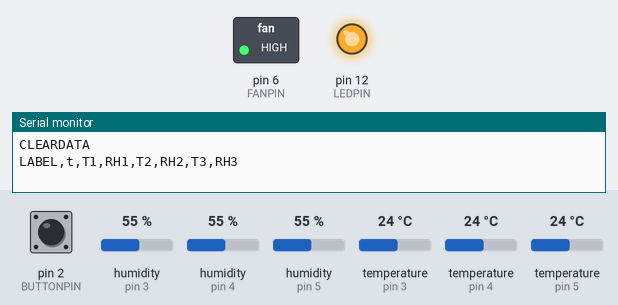
A sketch run on a simulated Arduino Uno, built with avr-gcc and run on an emulated ATmega328P. Parts: switched loads named in the sketch (green lamp = pin HIGH), output pins drawn as LEDs (lit = HIGH), the last lines printed to the serial monitor. Inputs (shaded band) come from the test bench; at power-on: pin 2 (BUTTONPIN) HIGH, humidity (sensors on pin 3, pin 4, pin 5) 55 %, temperature (sensors on pin 3, pin 4, pin 5) 24 °C.

Above: at 0.1 s.
At 13.8 s:
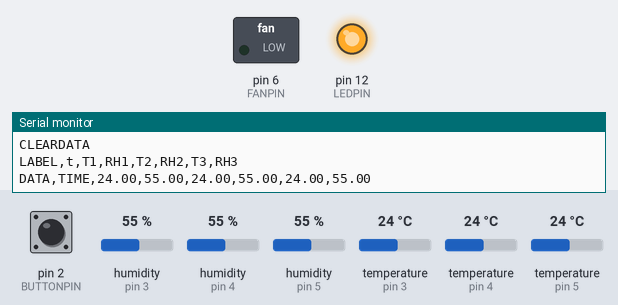
13.9 s: pin 2 (BUTTONPIN) pulled LOW for 3 s
At 15.3 s:
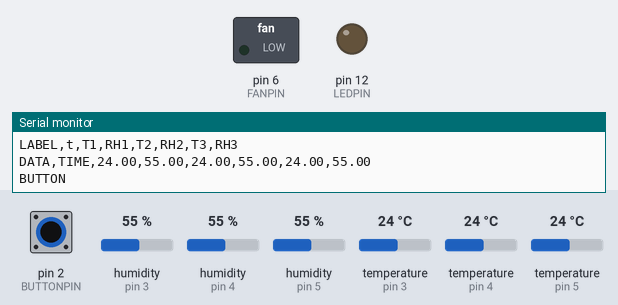
Timing chart, 0 to 16.9 s (numbered marks = the images above; inputs shaded):
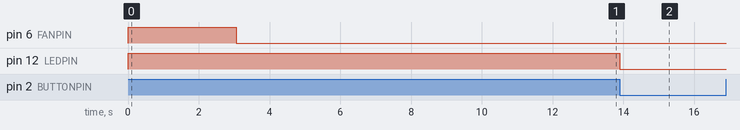

Measured:
- after the input at 13.9 s, pin 12 (LEDPIN): HIGH → LOW at once

The sketch:

TEST_tempi_sat.ino
```cpp
#include "DHT.h"

#define DHTPIN1 3
#define DHTPIN2 4
#define DHTPIN3 5
#define DHTTYPE2 DHT22
#define DHTTYPE DHT11
#define FANPIN 6
#define BUTTONPIN 2
#define LEDPIN 12
DHT dht1(DHTPIN1, DHTTYPE);
DHT dht2(DHTPIN2,DHTTYPE);
DHT dht3(DHTPIN3,DHTTYPE2);
const int potPin = 4;

volatile int led_state=HIGH;

void ChangeDelay(){
     led_state=!led_state;
     digitalWrite(LEDPIN,led_state);
     Serial.print("BUTTON");
  }
void setup() {
  Serial.begin(9600);
  Serial.println("CLEARDATA");
  Serial.println("LABEL,t,T1,RH1,T2,RH2,T3,RH3");

  pinMode(potPin, INPUT);
  pinMode(FANPIN,OUTPUT);
  pinMode(BUTTONPIN,INPUT);
  pinMode(LEDPIN,OUTPUT);
  attachInterrupt(digitalPinToInterrupt(BUTTONPIN),ChangeDelay,FALLING);
  dht1.begin();
  dht2.begin();
  dht3.begin();
  digitalWrite(LEDPIN,led_state);
  digitalWrite(FANPIN,HIGH);

}


void loop() {
int finish=0;
if (finish==0){
 if (led_state==HIGH){
  delay(3000);

  }else{
    delay(100000);
    }
 //temperature and humity of sensor 1
  float h1 = dht1.readHumidity();
  float t1 = dht1.readTemperature();

//temperature and humity of sensor 2
  float h2 = dht2.readHumidity();
  float t2 = dht2.readTemperature();

  float h3 = dht3.readHumidity();
  float t3 = dht3.readTemperature();


  if (h1<h3+15){
 digitalWrite(FANPIN,LOW);
    delay(10000);
    h1 = dht1.readHumidity();
    h3 = dht3.readHumidity();
    if (h1<h3+15){
      finish=1;
     }
    }

  else{
    digitalWrite(FANPIN,HIGH);
    }


  // Check if any reads failed and exit early (to try again).
  if (isnan(h1) || isnan(t1)||isnan(h2) || isnan(t2)) {
    Serial.println(F("Failed to read from DHT sensor!"));
    return;
  }


 Serial.print("DATA,TIME,");
  Serial.print(t1); Serial.print(",");Serial.print(h1);Serial.print(",");
  Serial.print(t2); Serial.print(",");Serial.print(h2);Serial.print(",");
  Serial.print(t3); Serial.print(",");Serial.println(h3);
}
}
```
